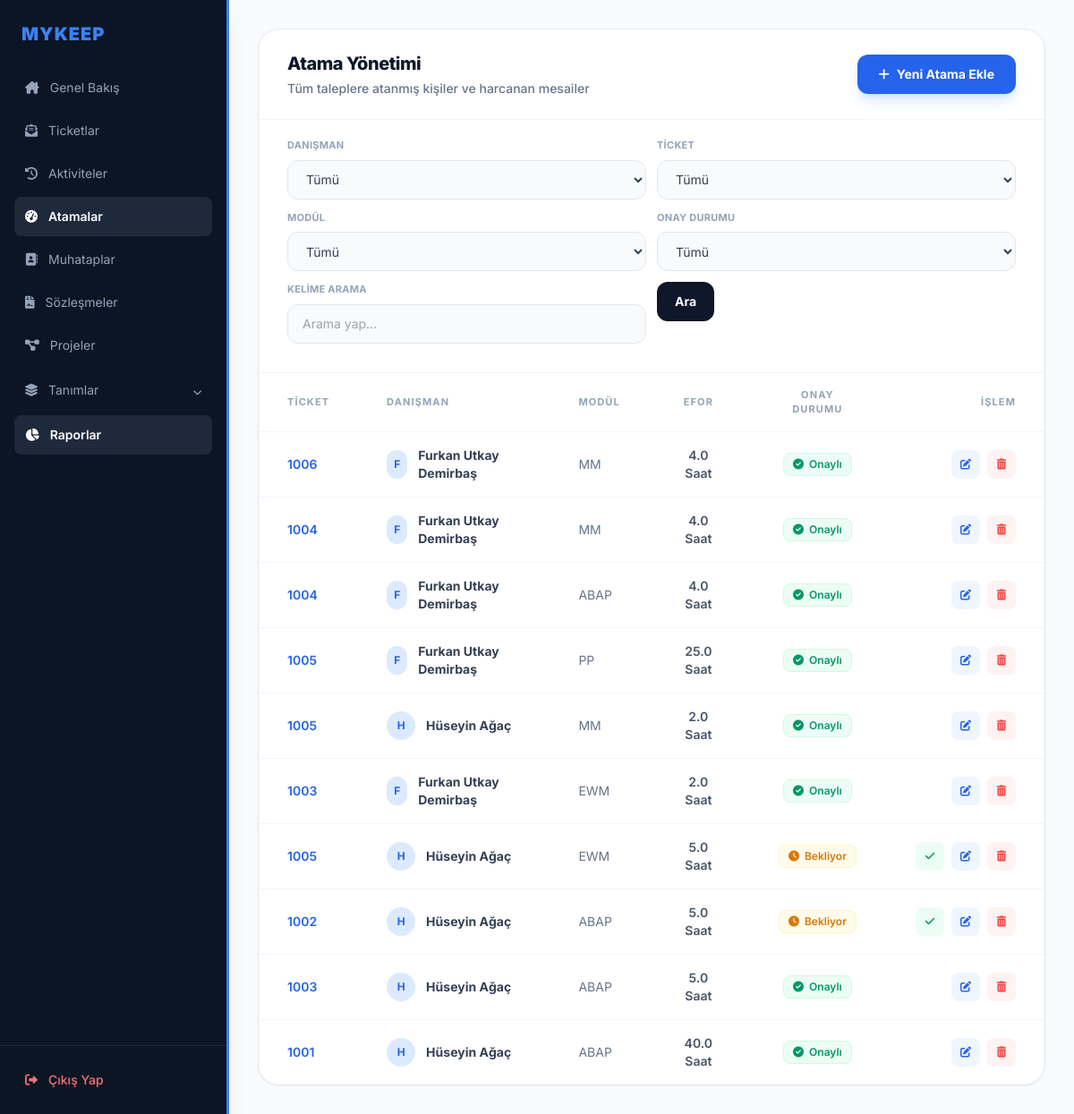
Page /eforlar/ (signed in) on the committed database.
### ticket/models.py (models this page shows, shortened)
class atama (models.Model):
    danisman = models.ForeignKey("modul.danisman", to_field="username", on_delete=models.CASCADE, null=True)
    modul = models.ForeignKey("modul.bolum", to_field="kod", on_delete=models.CASCADE, null=True)
    ticketno = models.ForeignKey("ticket", to_field="ticketno" , on_delete=models.CASCADE, null=True)
    efor = models.FloatField(null=True, blank=True)
    onay = models.BooleanField(default=False)

class ticket(models.Model):
    ticketno = models.IntegerField(primary_key=True, unique=True, blank=True)
    konu: models.CharField= models.CharField(max_length=100)
    unvan = models.ForeignKey("muhatap.muhatap", to_field="unvan", on_delete=models.CASCADE, null=True)
    sozlesmeno = models.ForeignKey("sozlesme.sozlesmeler", to_field="sozlesmeno", on_delete=models.CASCADE, null=True)
    bolumkod = models.ForeignKey("modul.bolum", to_field="kod", on_delete=models.CASCADE, null=True)
    destekturu = models.ForeignKey("destekturu.destektur", to_field="definition", on_delete=models.PROTECT, null=True)
    taleptarih = models.DateTimeField(default=timezone.now)
    termintarih = models.DateTimeField(null=True, blank=True)
    oncelikkod = models.ForeignKey("destekturu.oncelik", to_field="kod", on_delete=models.CASCADE, null=True)
    aciklama = models.TextField(null=True, blank=True)
    durumtanim = models.ForeignKey("statu", to_field="durumtanim", on_delete=models.CASCADE, null=True)
    faturadurum = models.ForeignKey("faturalama", to_field="faturadurum", on_delete=models.CASCADE, null=True)
    danisman = models.ManyToManyField("modul.danisman", blank=True, related_name="ticket_danismanlar")
    efor = models.FloatField(null=True, blank=True)
    onay = models.BooleanField(default=False)
    musteri_ticket_no = models.CharField(max_length=50, null=True, blank=True, verbose_name="Müşteri Ticket No")

### modul/models.py (models this page shows, shortened)
class danisman(models.Model):
    username = models.CharField(max_length=10, unique=True)
    isim = models.CharField(max_length=40)
    email = models.EmailField(max_length=100, null=True, blank=True)
    telefon = models.CharField(max_length=10)
    tur = models.CharField(
        max_length=20,
        choices=[('İç Kaynak', 'İç Kaynak'), ('Dış Kaynak', 'Dış Kaynak')],
        default='İç Kaynak',
        verbose_name="Danışman Türü"
    )
    yetkinlik = models.ManyToManyField(bolum, related_name="yetkinlikler")

class bolum(models.Model):
    kod = models.CharField(max_length=10, unique=True)
    program = models.CharField(max_length=40, null=True)
    isim = models.CharField(max_length=20)
    programresim = models.ImageField(upload_to='resimler', null=True, blank=True)
    list_display = ('kod', 'program', 'isim', 'programresim')
    def __str__(self):
        return f"{self.program}-{self.isim}"

### ticket/views.py (the view, shortened to what this page needs)
# urls.py: path('eforlar/', ticket_views.efor_listesi, name='efor_listesi'),
def efor_listesi(request):
    atamalar = atama.objects.select_related("danisman", "ticketno", "modul").all().order_by("-pk")
    if hasattr(request.user, 'userprofile'):
        profile = request.user.userprofile
        if profile.role == 'Firma' and profile.muhatap_firma:
            atamalar = atamalar.filter(ticketno__unvan=profile.muhatap_firma)
        elif profile.role == 'Danisman' and profile.danisman_profil:
            atamalar = atamalar.filter(danisman=profile.danisman_profil)
    arama = request.GET.get("arama", "").strip()
    danisman = request.GET.get("danisman", "").strip()
    ticket_secimi = request.GET.get("ticket", "").strip()
    modul = request.GET.get("modul", "").strip()
    onay = request.GET.get("onay", "").strip()
    if danisman:
        atamalar = atamalar.filter(danisman__username=danisman)
    if ticket_secimi:
        atamalar = atamalar.filter(ticketno_id=ticket_secimi)
    if modul:
        atamalar = atamalar.filter(modul_id=modul)
    if onay == "1":
        atamalar = atamalar.filter(onay=True)
    elif onay == "0":
        atamalar = atamalar.filter(onay=False)
    context = {
        "atamalar": atamalar,
        "arama": arama,
        "secili_danisman": danisman,
        "secili_ticket": ticket_secimi,
        "secili_modul": modul,
        "secili_onay": onay,
        "form": AtamaForm(),
    }
    return render(request, "atama_listesi.html", context)

### ticket/forms.py
class AtamaForm(forms.ModelForm):
    class Meta:
        model = atama
        fields = ['ticketno', 'danisman', 'modul', 'efor', 'onay']
    def __init__(self, *args, **kwargs):
        super().__init__(*args, **kwargs)
        for field_name, field in self.fields.items():
            if field_name != 'onay':
                field.widget.attrs['class'] = (
                    'w-full bg-slate-50 border border-slate-200 rounded-xl px-4 py-3 text-sm '
                    'focus:bg-white focus:ring-4 focus:ring-blue-500/10 focus:border-blue-500 '
                    'outline-none transition-all cursor-pointer select-none'
                )

### templates/atama_listesi.html (shortened to what this page needs)
{% extends 'base.html' %}
{% block content %}
<div class="bg-white border border-slate-200 rounded-3xl shadow-sm overflow-hidden">
    <div class="px-8 py-6 border-b border-slate-100 flex justify-between items-center bg-white">
        <div>
            <h2 class="text-xl font-extrabold text-slate-900 tracking-tight">Atama Yönetimi</h2>
            <p class="text-sm text-slate-500 font-medium mt-1">Tüm taleplere atanmış kişiler ve harcanan mesailer</p>
        </div>
        <a href="{% url 'efor_ekle' %}" class="bg-blue-600 hover:bg-blue-700 text-white text-sm font-bold py-3 px-6 rounded-xl transition shadow-lg shadow-blue-500/20 inline-flex items-center active:scale-95">
            <i class="fa-solid fa-plus mr-2"></i>Yeni Atama Ekle
        </a>
    </div>
    <form method="get" class="px-8 py-5 border-b border-slate-100 bg-white">
        <div class="grid grid-cols-1 gap-3 md:grid-cols-2 xl:grid-cols-[1fr_1fr_1fr_1fr_200px_auto_auto] xl:items-end">
            <div>
                <label class="mb-2 block text-[11px] font-bold uppercase tracking-wide text-slate-400">Danışman</label>
                <select name="danisman" class="w-full h-11 rounded-xl border border-slate-200 bg-slate-50 px-4 text-sm text-slate-700 outline-none transition focus:border-blue-500 focus:bg-white focus:ring-4 focus:ring-blue-500/10">
                    <option value="">Tümü</option>
                </select>
            </div>
            <div>
                <label class="mb-2 block text-[11px] font-bold uppercase tracking-wide text-slate-400">Ticket</label>
                <select name="ticket" class="w-full h-11 rounded-xl border border-slate-200 bg-slate-50 px-4 text-sm text-slate-700 outline-none transition focus:border-blue-500 focus:bg-white focus:ring-4 focus:ring-blue-500/10">
                    <option value="">Tümü</option>
                </select>
            </div>
            <div>
                <label class="mb-2 block text-[11px] font-bold uppercase tracking-wide text-slate-400">Modül</label>
                <select name="modul" class="w-full h-11 rounded-xl border border-slate-200 bg-slate-50 px-4 text-sm text-slate-700 outline-none transition focus:border-blue-500 focus:bg-white focus:ring-4 focus:ring-blue-500/10">
                    <option value="">Tümü</option>
                </select>
            </div>
            <div>
                <label class="mb-2 block text-[11px] font-bold uppercase tracking-wide text-slate-400">Onay Durumu</label>
                <select name="onay" class="w-full h-11 rounded-xl border border-slate-200 bg-slate-50 px-4 text-sm text-slate-700 outline-none transition focus:border-blue-500 focus:bg-white focus:ring-4 focus:ring-blue-500/10">
                    <option value="">Tümü</option>
                </select>
            </div>
            <div>
                <label class="mb-2 block text-[11px] font-bold uppercase tracking-wide text-slate-400">Kelime Arama</label>
                <input type="search" name="arama" value="{{ arama }}" placeholder="Arama yap..." class="w-full h-11 rounded-xl border border-slate-200 bg-slate-50 px-4 text-sm text-slate-700 outline-none transition focus:border-blue-500 focus:bg-white focus:ring-4 focus:ring-blue-500/10">
            </div>
            <div>
                <button type="submit" class="h-11 rounded-xl bg-slate-900 px-5 text-sm font-bold text-white shadow-sm transition hover:bg-slate-700">Ara</button>
            </div>
        </div>
    </form>
    <div class="overflow-x-auto">
        <table class="w-full text-left border-collapse">
            <thead>
                <tr class="text-[11px] uppercase tracking-widest text-slate-400 font-bold border-b border-slate-100 bg-slate-50/10">
                    <th class="px-8 py-4">Ticket</th>
                    <th class="px-8 py-4">Danışman</th>
                    <th class="px-8 py-4">Modül</th>
                    <th class="px-8 py-4 text-center">Efor</th>
                    <th class="px-8 py-4 text-center">Onay Durumu</th>
                    <th class="px-8 py-4 text-right">İşlem</th>
                </tr>
            </thead>
            <tbody class="divide-y divide-slate-100">
                {% for a in atamalar %}
                <tr class="hover:bg-slate-50/80 transition group">
                    <td class="px-8 py-4 text-sm text-blue-600 font-semibold cursor-pointer hover:underline">
                        <a href="{% url 'ticket_duzenle' a.ticketno.pk %}">{{ a.ticketno.ticketno }}</a>
                    </td>
                    <td class="px-8 py-4 text-sm font-bold text-slate-700">
                        <div class="flex items-center">
                            <div class="w-8 h-8 rounded-full bg-blue-100 text-blue-600 flex items-center justify-center font-bold text-xs mr-3">
                                {{ a.danisman.isim|default:a.danisman.username|make_list|first|upper }}
                            </div>
                            {{ a.danisman.isim|default:a.danisman.username }}
                        </div>
                    </td>
                    <td class="px-8 py-4 text-sm text-slate-500">{{ a.modul.isim|default:"-" }}</td>
                    <td class="px-8 py-4 text-center text-sm font-semibold text-slate-600">{{ a.efor|default:"0" }} Saat</td>
                    <td class="px-8 py-4 text-center">
                        {% if a.onay %}
                            <span class="inline-flex items-center px-2.5 py-1 rounded-lg text-xs font-semibold bg-emerald-50 text-emerald-600 border border-emerald-100">
                                <i class="fa-solid fa-circle-check mr-1.5"></i> Onaylı
                            </span>
                        {% else %}
                            <span class="inline-flex items-center px-2.5 py-1 rounded-lg text-xs font-semibold bg-amber-50 text-amber-600 border border-amber-100">
                                <i class="fa-solid fa-clock mr-1.5"></i> Bekliyor
                            </span>
                        {% endif %}
                    </td>
                    <td class="px-8 py-4 text-right">
                        <div class="flex items-center justify-end space-x-2">
                            {% if not a.onay %}
                            <a href="{% url 'efor_onayla' a.pk %}"
                               class="group flex items-center justify-center w-8 h-8 rounded-lg bg-emerald-50 text-emerald-600 hover:bg-emerald-600 hover:text-white transition-all duration-200"
                               title="Onayla">
                                <i class="fa-solid fa-check text-xs"></i>
                            </a>
                            {% endif %}
                            <a href="{% url 'efor_duzenle' a.pk %}"
                            class="group flex items-center justify-center w-8 h-8 rounded-lg bg-blue-50 text-blue-600 hover:bg-blue-600 hover:text-white transition-all duration-200"
                            title="Düzenle">
                                <i class="fa-solid fa-pen-to-square text-xs"></i>
                            </a>
                            <a href="{% url 'efor_sil' a.pk %}"
                            onclick="return confirm('Bu eforu silmek istediğinize emin misiniz?')"
                            class="group flex items-center justify-center w-8 h-8 rounded-lg bg-red-50 text-red-500 hover:bg-red-500 hover:text-white transition-all duration-200"
                            title="Sil">
                                <i class="fa-solid fa-trash-can text-xs"></i>
                            </a>
                        </div>
                    </td>
                </tr>
                {% empty %}
                <tr>
                    <td colspan="6" class="px-8 py-10 text-center text-slate-400 text-sm italic">Sistemde kayıtlı efor kaydı bulunmamaktadır.</td>
                </tr>
                {% endfor %}
            </tbody>
        </table>
    </div>
</div>
{% endblock %}

### templates/base.html (style rules this page uses)
* { scrollbar-width: thin; scrollbar-color: #cbd5e1 transparent; }
body { font-family: 'Inter', sans-serif; }

### rows in the picture
atama: ticketno.ticketno "1006", danisman.isim|make_list "F", danisman.isim "Furkan Utkay Demirbaş", modul.isim "MM", efor "4.0", onay True (drawn)
atama: ticketno.ticketno "1004", danisman.isim|make_list "F", danisman.isim "Furkan Utkay Demirbaş", modul.isim "MM", efor "4.0", onay True (drawn)
atama: ticketno.ticketno "1004", danisman.isim|make_list "F", danisman.isim "Furkan Utkay Demirbaş", modul.isim "ABAP", efor "4.0", onay True (drawn)
atama: ticketno.ticketno "1005", danisman.isim|make_list "F", danisman.isim "Furkan Utkay Demirbaş", modul.isim "PP", efor "25.0", onay True (drawn)
atama: ticketno.ticketno "1005", danisman.isim|make_list "H", danisman.isim "Hüseyin Ağaç", modul.isim "MM", efor "2.0", onay True (drawn)
atama: ticketno.ticketno "1003", danisman.isim|make_list "F", danisman.isim "Furkan Utkay Demirbaş", modul.isim "EWM", efor "2.0", onay True (drawn)
atama: ticketno.ticketno "1005", danisman.isim|make_list "H", danisman.isim "Hüseyin Ağaç", modul.isim "EWM", efor "5.0", onay False (drawn)
atama: ticketno.ticketno "1002", danisman.isim|make_list "H", danisman.isim "Hüseyin Ağaç", modul.isim "ABAP", efor "5.0", onay False (drawn)
atama: ticketno.ticketno "1003", danisman.isim|make_list "H", danisman.isim "Hüseyin Ağaç", modul.isim "ABAP", efor "5.0", onay True (drawn)
atama: ticketno.ticketno "1001", danisman.isim|make_list "H", danisman.isim "Hüseyin Ağaç", modul.isim "ABAP", efor "40.0", onay True (drawn)
